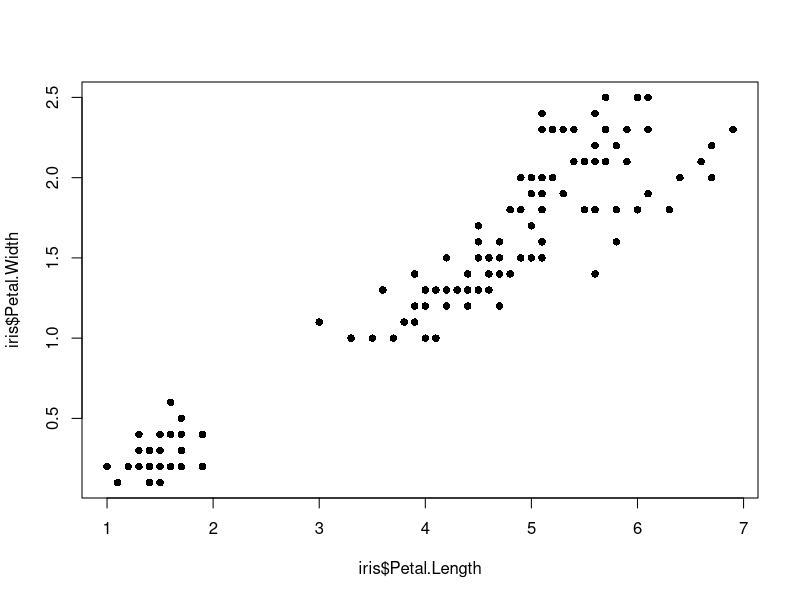
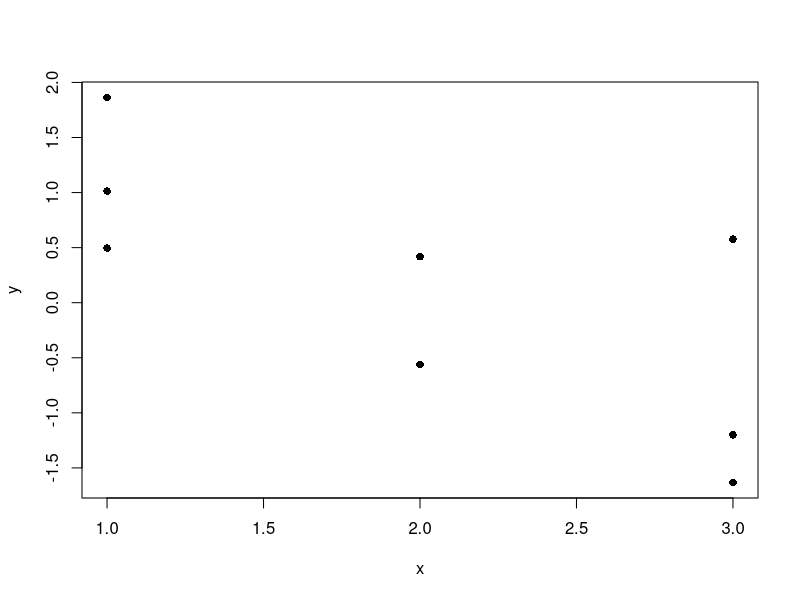
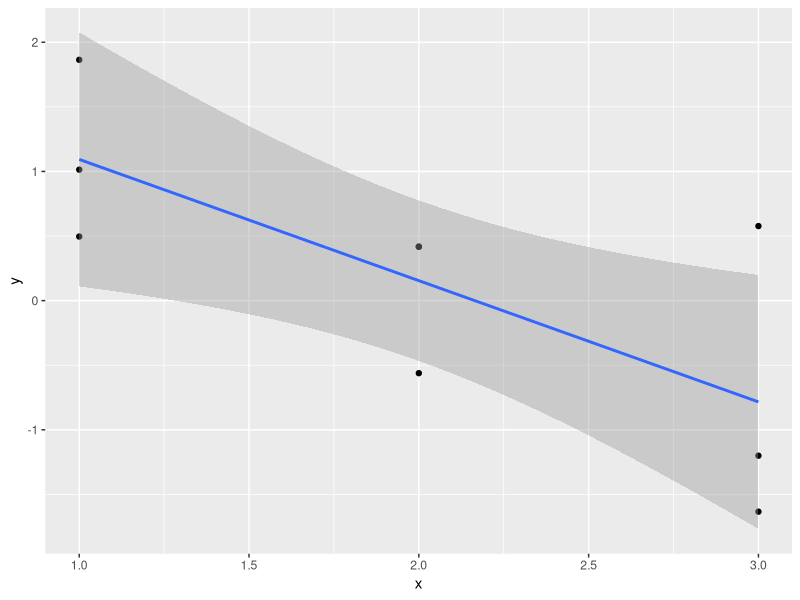

Here is the R script that generated these plots, in order:
library(ggplot2)


data("iris")
plot(x = iris$Petal.Length, y = iris$Petal.Width, pch = 16)












# Enkel lineær regresjon, simulert eksempel
beta0 = 2
beta1 = -1
sigma2 = 0.5

# bestemmer 'instillinger' for x i et eksperiment
x = c(1,1,1,2,2,2,3,3,3)
# genererer Y
y = rnorm(length(x), beta0 + beta1*x, sd = sqrt(sigma2))

# kryssplott av x og y
plot(x=x, y = y, pch = 16)

# estimere parametere i regresjonsmodell
modell = lm(y ~ x)
modell
summary(modell)

ssx = sum((x-mean(x))^2)
ssxy = sum((x-mean(x))*(y-mean(y)))
beta1hat = ssxy/ssx
beta1hat

s2 = sum(modell$residuals^2)/(length(y)-2)
s2

sqrt(s2/ssx)

# 95% konf int
beta1hat - sqrt(s2/ssx)*qt(0.05/2, 7, lower.tail = FALSE)
beta1hat + sqrt(s2/ssx)*qt(0.05/2, 7, lower.tail = FALSE)

# t-test
t_obs = beta1hat/sqrt(s2/ssx)






 

data = data.frame(x = x , y = y)
ggplot(data, aes(x = x, y = y)) + 
  geom_point() + 
  geom_smooth(method='lm')



